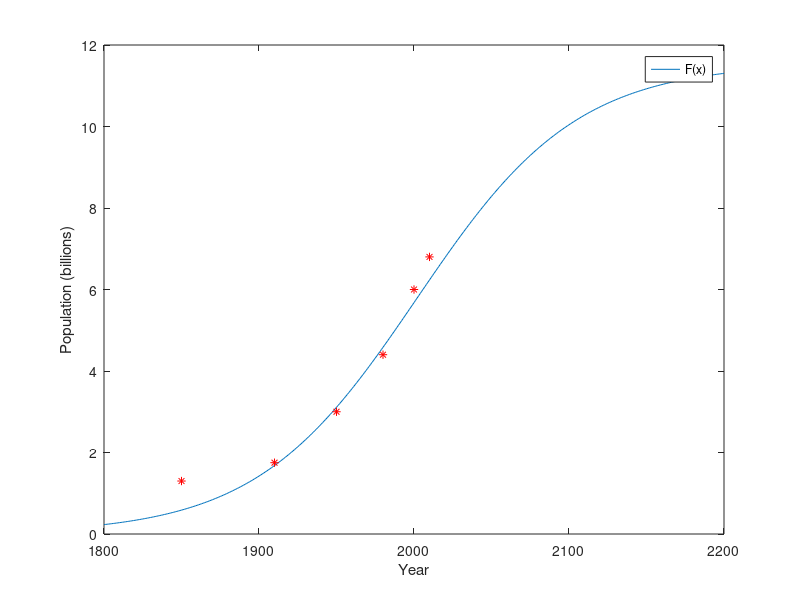

This figure's MATLAB source:
clear; close all; clc;
t=[1800:1:2200]; %entire range
P=(11.55)./(1+18.7*exp(-0.0193.*(t-1850))); %use .* and ./ to do matrix operations
plot(t,P);
xlim([1800 2200])
hold on
plot(1850, 1.3, 'r*')
plot(1910, 1.75, 'r*')
plot(1950, 3, 'r*')
plot(1980, 4.4, 'r*')
plot(2000, 6, 'r*')
plot(2010, 6.8, 'r*')
xlabel('Year')
ylabel('Population (billions)')
legend('F(x)')

%figure (2)
%t=[0:1:160];
%P=(11.55)./(1+18.7*exp(-0.0193.*t));
%plot(t,P);
%xlim([1800 2200])
